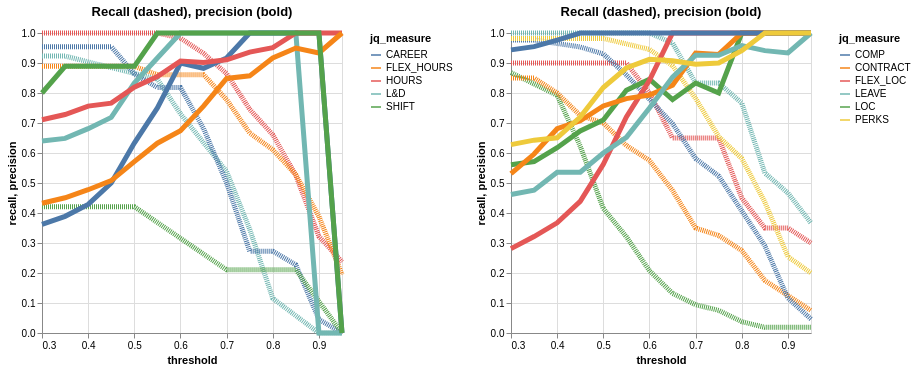

The cell this chart's notebook holds for it:
### Code cell
jq_measures = class_rep_per_jq_df[((class_rep_per_jq_df['threshold']==0.55) & (class_rep_per_jq_df['support']>10))]['jq_measure'].tolist()
jq_measures = [j for j in jq_measures if j not in ['MISC', 'SOCIAL']]
filtered_jq_data = class_rep_per_jq_df[class_rep_per_jq_df['jq_measure'].isin(jq_measures[0:5])]
filtered_jq_data2 = class_rep_per_jq_df[class_rep_per_jq_df['jq_measure'].isin(jq_measures[5:])]

rec_plot = alt.Chart(filtered_jq_data, title="Recall (dashed), precision (bold)").mark_line(strokeDash=[1,1], strokeWidth=5).encode(
    x='threshold', y='recall', color='jq_measure', 
)
prec_plot = alt.Chart(filtered_jq_data).mark_line(strokeWidth=5).encode(
    x='threshold', y='precision', color='jq_measure'
)

rec_plot2 = alt.Chart(filtered_jq_data2, title="Recall (dashed), precision (bold)").mark_line(strokeDash=[1,1], strokeWidth=5).encode(
    x='threshold', y='recall', color='jq_measure', 
)
prec_plot2 = alt.Chart(filtered_jq_data2).mark_line(strokeWidth=5).encode(
    x='threshold', y='precision', color='jq_measure'
)

((rec_plot+prec_plot) | (rec_plot2+prec_plot2)).resolve_scale(color='independent')

### Figure 1 — Vega-Lite specification as saved in the notebook (floating-point values rounded to 4 significant figures)
{"config": {"view": {"continuousWidth": 300, "continuousHeight": 300}}, "hconcat": [{"layer": [{"mark": {"type": "line", "strokeDash": [1, 1], "strokeWidth": 5}, "encoding": {"color": {"field": "jq_measure", "type": "nominal"}, "x": {"field": "threshold", "type": "quantitative"}, "y": {"field": "recall", "type": "quantitative"}}, "title": "Recall (dashed), precision (bold)"}, {"mark": {"type": "line", "strokeWidth": 5}, "encoding": {"color": {"field": "jq_measure", "type": "nominal"}, "x": {"field": "threshold", "type": "quantitative"}, "y": {"field": "precision", "type": "quantitative"}}}], "data": {"name": "data-c1d83c16d26538149a3383ee394d9a72"}}, {"layer": [{"mark": {"type": "line", "strokeDash": [1, 1], "strokeWidth": 5}, "encoding": {"color": {"field": "jq_measure", "type": "nominal"}, "x": {"field": "threshold", "type": "quantitative"}, "y": {"field": "recall", "type": "quantitative"}}, "title": "Recall (dashed), precision (bold)"}, {"mark": {"type": "line", "strokeWidth": 5}, "encoding": {"color": {"field": "jq_measure", "type": "nominal"}, "x": {"field": "threshold", "type": "quantitative"}, "y": {"field": "precision", "type": "quantitative"}}}], "data": {"name": "data-fddcea519a03f7452a5951e6a202dfc4"}}], "resolve": {"scale": {"color": "independent"}}, "$schema": "https://vega.github.io/schema/vega-lite/v5.17.0.json", "datasets": {"data-c1d83c16d26538149a3383ee394d9a72": [{"jq_measure": "L&D", "threshold": 0.3, "recall": 0.9231, "precision": 0.64, "f1-score": 0.7559, "support": 52.0}, {"jq_measure": "L&D", "threshold": 0.35, "recall": 0.9231, "precision": 0.6486, "f1-score": 0.7619, "support": 52.0}, {"jq_measure": "L&D", "threshold": 0.4, "recall": 0.9038, "precision": 0.6812, "f1-score": 0.7769, "support": 52.0}, {"jq_measure": "L&D", "threshold": 0.45, "recall": 0.8846, "precision": 0.7188, "f1-score": 0.7931, "support": 52.0}, {"jq_measure": "L&D", "threshold": 0.5, "recall": 0.8654, "precision": 0.8333, "f1-score": 0.8491, "support": 52.0}, {"jq_measure": "L&D", "threshold": 0.55, "recall": 0.8462, "precision": 0.9167, "f1-score": 0.88, "support": 52.0}, {"jq_measure": "L&D", "threshold": 0.6, "recall": 0.7308, "precision": 1.0, "f1-score": 0.8444, "support": 52.0}, {"jq_measure": "L&D", "threshold": 0.65, "recall": 0.6346, "precision": 1.0, "f1-score": 0.7765, "support": 52.0}, {"jq_measure": "L&D", "threshold": 0.7, "recall": 0.5385, "precision": 1.0, "f1-score": 0.7, "support": 52.0}, {"jq_measure": "L&D", "threshold": 0.75, "recall": 0.3462, "precision": 1.0, "f1-score": 0.5143, "support": 52.0}, {"jq_measure": "L&D", "threshold": 0.8, "recall": 0.1154, "precision": 1.0, "f1-score": 0.2069, "support": 52.0}, {"jq_measure": "L&D", "threshold": 0.85, "recall": 0.05769, "precision": 1.0, "f1-score": 0.1091, "support": 52.0}, {"jq_measure": "L&D", "threshold": 0.9, "recall": 0.0, "precision": 0.0, "f1-score": 0.0, "support": 52.0}, {"jq_measure": "L&D", "threshold": 0.95, "recall": 0.0, "precision": 0.0, "f1-score": 0.0, "support": 52.0}, {"jq_measure": "CAREER", "threshold": 0.3, "recall": 0.9545, "precision": 0.3621, "f1-score": 0.525, "support": 22.0}, {"jq_measure": "CAREER", "threshold": 0.35, "recall": 0.9545, "precision": 0.3889, "f1-score": 0.5526, "support": 22.0}, {"jq_measure": "CAREER", "threshold": 0.4, "recall": 0.9545, "precision": 0.4286, "f1-score": 0.5915, "support": 22.0}, {"jq_measure": "CAREER", "threshold": 0.45, "recall": 0.9545, "precision": 0.5, "f1-score": 0.6562, "support": 22.0}, {"jq_measure": "CAREER", "threshold": 0.5, "recall": 0.8636, "precision": 0.6333, "f1-score": 0.7308, "support": 22.0}, {"jq_measure": "CAREER", "threshold": 0.55, "recall": 0.8182, "precision": 0.75, "f1-score": 0.7826, "support": 22.0}, {"jq_measure": "CAREER", "threshold": 0.6, "recall": 0.8182, "precision": 0.9, "f1-score": 0.8571, "support": 22.0}, {"jq_measure": "CAREER", "threshold": 0.65, "recall": 0.6818, "precision": 0.8824, "f1-score": 0.7692, "support": 22.0}, {"jq_measure": "CAREER", "threshold": 0.7, "recall": 0.5, "precision": 0.9167, "f1-score": 0.6471, "support": 22.0}, {"jq_measure": "CAREER", "threshold": 0.75, "recall": 0.2727, "precision": 1.0, "f1-score": 0.4286, "support": 22.0}, {"jq_measure": "CAREER", "threshold": 0.8, "recall": 0.2727, "precision": 1.0, "f1-score": 0.4286, "support": 22.0}, {"jq_measure": "CAREER", "threshold": 0.85, "recall": 0.2273, "precision": 1.0, "f1-score": 0.3704, "support": 22.0}, {"jq_measure": "CAREER", "threshold": 0.9, "recall": 0.04545, "precision": 1.0, "f1-score": 0.08696, "support": 22.0}, {"jq_measure": "CAREER", "threshold": 0.95, "recall": 0.0, "precision": 0.0, "f1-score": 0.0, "support": 22.0}, {"jq_measure": "HOURS", "threshold": 0.3, "recall": 1.0, "precision": 0.7108, "f1-score": 0.831, "support": 59.0}, {"jq_measure": "HOURS", "threshold": 0.35, "recall": 1.0, "precision": 0.7284, "f1-score": 0.8429, "support": 59.0}, {"jq_measure": "HOURS", "threshold": 0.4, "recall": 1.0, "precision": 0.7564, "f1-score": 0.8613, "support": 59.0}, {"jq_measure": "HOURS", "threshold": 0.45, "recall": 1.0, "precision": 0.7662, "f1-score": 0.8676, "support": 59.0}, {"jq_measure": "HOURS", "threshold": 0.5, "recall": 1.0, "precision": 0.8194, "f1-score": 0.9008, "support": 59.0}, {"jq_measure": "HOURS", "threshold": 0.55, "recall": 1.0, "precision": 0.8551, "f1-score": 0.9219, "support": 59.0}, {"jq_measure": "HOURS", "threshold": 0.6, "recall": 0.9831, "precision": 0.9062, "f1-score": 0.9431, "support": 59.0}, {"jq_measure": "HOURS", "threshold": 0.65, "recall": 0.9322, "precision": 0.9016, "f1-score": 0.9167, "support": 59.0}, {"jq_measure": "HOURS", "threshold": 0.7, "recall": 0.8644, "precision": 0.9107, "f1-score": 0.887, "support": 59.0}, {"jq_measure": "HOURS", "threshold": 0.75, "recall": 0.7458, "precision": 0.9362, "f1-score": 0.8302, "support": 59.0}, {"jq_measure": "HOURS", "threshold": 0.8, "recall": 0.661, "precision": 0.9512, "f1-score": 0.78, "support": 59.0}, {"jq_measure": "HOURS", "threshold": 0.85, "recall": 0.5254, "precision": 1.0, "f1-score": 0.6889, "support": 59.0}, {"jq_measure": "HOURS", "threshold": 0.9, "recall": 0.322, "precision": 1.0, "f1-score": 0.4872, "support": 59.0}, {"jq_measure": "HOURS", "threshold": 0.95, "recall": 0.2373, "precision": 1.0, "f1-score": 0.3836, "support": 59.0}, {"jq_measure": "FLEX_HOURS", "threshold": 0.3, "recall": 0.8889, "precision": 0.4324, "f1-score": 0.5818, "support": 36.0}, {"jq_measure": "FLEX_HOURS", "threshold": 0.35, "recall": 0.8889, "precision": 0.4507, "f1-score": 0.5981, "support": 36.0}, {"jq_measure": "FLEX_HOURS", "threshold": 0.4, "recall": 0.8889, "precision": 0.4776, "f1-score": 0.6214, "support": 36.0}, {"jq_measure": "FLEX_HOURS", "threshold": 0.45, "recall": 0.8889, "precision": 0.5079, "f1-score": 0.6465, "support": 36.0}, {"jq_measure": "FLEX_HOURS", "threshold": 0.5, "recall": 0.8889, "precision": 0.5714, "f1-score": 0.6957, "support": 36.0}, {"jq_measure": "FLEX_HOURS", "threshold": 0.55, "recall": 0.8611, "precision": 0.6327, "f1-score": 0.7294, "support": 36.0}, {"jq_measure": "FLEX_HOURS", "threshold": 0.6, "recall": 0.8611, "precision": 0.6739, "f1-score": 0.7561, "support": 36.0}, {"jq_measure": "FLEX_HOURS", "threshold": 0.65, "recall": 0.8611, "precision": 0.7561, "f1-score": 0.8052, "support": 36.0}, {"jq_measure": "FLEX_HOURS", "threshold": 0.7, "recall": 0.7778, "precision": 0.8485, "f1-score": 0.8116, "support": 36.0}, {"jq_measure": "FLEX_HOURS", "threshold": 0.75, "recall": 0.6667, "precision": 0.8571, "f1-score": 0.75, "support": 36.0}, {"jq_measure": "FLEX_HOURS", "threshold": 0.8, "recall": 0.6111, "precision": 0.9167, "f1-score": 0.7333, "support": 36.0}, {"jq_measure": "FLEX_HOURS", "threshold": 0.85, "recall": 0.5278, "precision": 0.95, "f1-score": 0.6786, "support": 36.0}, {"jq_measure": "FLEX_HOURS", "threshold": 0.9, "recall": 0.3889, "precision": 0.9333, "f1-score": 0.549, "support": 36.0}, {"jq_measure": "FLEX_HOURS", "threshold": 0.95, "recall": 0.1944, "precision": 1.0, "f1-score": 0.3256, "support": 36.0}, {"jq_measure": "SHIFT", "threshold": 0.3, "recall": 0.4211, "precision": 0.8, "f1-score": 0.5517, "support": 19.0}, {"jq_measure": "SHIFT", "threshold": 0.35, "recall": 0.4211, "precision": 0.8889, "f1-score": 0.5714, "support": 19.0}, {"jq_measure": "SHIFT", "threshold": 0.4, "recall": 0.4211, "precision": 0.8889, "f1-score": 0.5714, "support": 19.0}, {"jq_measure": "SHIFT", "threshold": 0.45, "recall": 0.4211, "precision": 0.8889, "f1-score": 0.5714, "support": 19.0}, {"jq_measure": "SHIFT", "threshold": 0.5, "recall": 0.4211, "precision": 0.8889, "f1-score": 0.5714, "support": 19.0}, {"jq_measure": "SHIFT", "threshold": 0.55, "recall": 0.3684, "precision": 1.0, "f1-score": 0.5385, "support": 19.0}, {"jq_measure": "SHIFT", "threshold": 0.6, "recall": 0.3158, "precision": 1.0, "f1-score": 0.48, "support": 19.0}, {"jq_measure": "SHIFT", "threshold": 0.65, "recall": 0.2632, "precision": 1.0, "f1-score": 0.4167, "support": 19.0}, {"jq_measure": "SHIFT", "threshold": 0.7, "recall": 0.2105, "precision": 1.0, "f1-score": 0.3478, "support": 19.0}, {"jq_measure": "SHIFT", "threshold": 0.75, "recall": 0.2105, "precision": 1.0, "f1-score": 0.3478, "support": 19.0}, {"jq_measure": "SHIFT", "threshold": 0.8, "recall": 0.2105, "precision": 1.0, "f1-score": 0.3478, "support": 19.0}, {"jq_measure": "SHIFT", "threshold": 0.85, "recall": 0.2105, "precision": 1.0, "f1-score": 0.3478, "support": 19.0}, {"jq_measure": "SHIFT", "threshold": 0.9, "recall": 0.1053, "precision": 1.0, "f1-score": 0.1905, "support": 19.0}, {"jq_measure": "SHIFT", "threshold": 0.95, "recall": 0.0, "precision": 0.0, "f1-score": 0.0, "support": 19.0}], "data-fddcea519a03f7452a5951e6a202dfc4": [{"jq_measure": "LOC", "threshold": 0.3, "recall": 0.8679, "precision": 0.561, "f1-score": 0.6815, "support": 53.0}, {"jq_measure": "LOC", "threshold": 0.35, "recall": 0.8302, "precision": 0.5714, "f1-score": 0.6769, "support": 53.0}, {"jq_measure": "LOC", "threshold": 0.4, "recall": 0.7925, "precision": 0.6176, "f1-score": 0.6942, "support": 53.0}, {"jq_measure": "LOC", "threshold": 0.45, "recall": 0.6226, "precision": 0.6735, "f1-score": 0.6471, "support": 53.0}, {"jq_measure": "LOC", "threshold": 0.5, "recall": 0.4151, "precision": 0.7097, "f1-score": 0.5238, "support": 53.0}, {"jq_measure": "LOC", "threshold": 0.55, "recall": 0.3208, "precision": 0.8095, "f1-score": 0.4595, "support": 53.0}, {"jq_measure": "LOC", "threshold": 0.6, "recall": 0.2075, "precision": 0.8462, "f1-score": 0.3333, "support": 53.0}, {"jq_measure": "LOC", "threshold": 0.65, "recall": 0.1321, "precision": 0.7778, "f1-score": 0.2258, "support": 53.0}, {"jq_measure": "LOC", "threshold": 0.7, "recall": 0.09434, "precision": 0.8333, "f1-score": 0.1695, "support": 53.0}, {"jq_measure": "LOC", "threshold": 0.75, "recall": 0.07547, "precision": 0.8, "f1-score": 0.1379, "support": 53.0}, {"jq_measure": "LOC", "threshold": 0.8, "recall": 0.03774, "precision": 1.0, "f1-score": 0.07273, "support": 53.0}, {"jq_measure": "LOC", "threshold": 0.85, "recall": 0.01887, "precision": 1.0, "f1-score": 0.03704, "support": 53.0}, {"jq_measure": "LOC", "threshold": 0.9, "recall": 0.01887, "precision": 1.0, "f1-score": 0.03704, "support": 53.0}, {"jq_measure": "LOC", "threshold": 0.95, "recall": 0.01887, "precision": 1.0, "f1-score": 0.03704, "support": 53.0}, {"jq_measure": "FLEX_LOC", "threshold": 0.3, "recall": 0.9, "precision": 0.2812, "f1-score": 0.4286, "support": 20.0}, {"jq_measure": "FLEX_LOC", "threshold": 0.35, "recall": 0.9, "precision": 0.3214, "f1-score": 0.4737, "support": 20.0}, {"jq_measure": "FLEX_LOC", "threshold": 0.4, "recall": 0.9, "precision": 0.3673, "f1-score": 0.5217, "support": 20.0}, {"jq_measure": "FLEX_LOC", "threshold": 0.45, "recall": 0.9, "precision": 0.439, "f1-score": 0.5902, "support": 20.0}, {"jq_measure": "FLEX_LOC", "threshold": 0.5, "recall": 0.9, "precision": 0.5625, "f1-score": 0.6923, "support": 20.0}, {"jq_measure": "FLEX_LOC", "threshold": 0.55, "recall": 0.9, "precision": 0.72, "f1-score": 0.8, "support": 20.0}, {"jq_measure": "FLEX_LOC", "threshold": 0.6, "recall": 0.8, "precision": 0.8421, "f1-score": 0.8205, "support": 20.0}, {"jq_measure": "FLEX_LOC", "threshold": 0.65, "recall": 0.65, "precision": 1.0, "f1-score": 0.7879, "support": 20.0}, {"jq_measure": "FLEX_LOC", "threshold": 0.7, "recall": 0.65, "precision": 1.0, "f1-score": 0.7879, "support": 20.0}, {"jq_measure": "FLEX_LOC", "threshold": 0.75, "recall": 0.65, "precision": 1.0, "f1-score": 0.7879, "support": 20.0}, {"jq_measure": "FLEX_LOC", "threshold": 0.8, "recall": 0.45, "precision": 1.0, "f1-score": 0.6207, "support": 20.0}, {"jq_measure": "FLEX_LOC", "threshold": 0.85, "recall": 0.35, "precision": 1.0, "f1-score": 0.5185, "support": 20.0}, {"jq_measure": "FLEX_LOC", "threshold": 0.9, "recall": 0.35, "precision": 1.0, "f1-score": 0.5185, "support": 20.0}, {"jq_measure": "FLEX_LOC", "threshold": 0.95, "recall": 0.3, "precision": 1.0, "f1-score": 0.4615, "support": 20.0}, {"jq_measure": "CONTRACT", "threshold": 0.3, "recall": 0.85, "precision": 0.5312, "f1-score": 0.6538, "support": 40.0}, {"jq_measure": "CONTRACT", "threshold": 0.35, "recall": 0.85, "precision": 0.5965, "f1-score": 0.701, "support": 40.0}, {"jq_measure": "CONTRACT", "threshold": 0.4, "recall": 0.8, "precision": 0.6809, "f1-score": 0.7356, "support": 40.0}, {"jq_measure": "CONTRACT", "threshold": 0.45, "recall": 0.725, "precision": 0.7073, "f1-score": 0.716, "support": 40.0}, {"jq_measure": "CONTRACT", "threshold": 0.5, "recall": 0.7, "precision": 0.7568, "f1-score": 0.7273, "support": 40.0}, {"jq_measure": "CONTRACT", "threshold": 0.55, "recall": 0.625, "precision": 0.7812, "f1-score": 0.6944, "support": 40.0}, {"jq_measure": "CONTRACT", "threshold": 0.6, "recall": 0.575, "precision": 0.7931, "f1-score": 0.6667, "support": 40.0}, {"jq_measure": "CONTRACT", "threshold": 0.65, "recall": 0.475, "precision": 0.8261, "f1-score": 0.6032, "support": 40.0}, {"jq_measure": "CONTRACT", "threshold": 0.7, "recall": 0.35, "precision": 0.9333, "f1-score": 0.5091, "support": 40.0}, {"jq_measure": "CONTRACT", "threshold": 0.75, "recall": 0.325, "precision": 0.9286, "f1-score": 0.4815, "support": 40.0}, {"jq_measure": "CONTRACT", "threshold": 0.8, "recall": 0.275, "precision": 1.0, "f1-score": 0.4314, "support": 40.0}, {"jq_measure": "CONTRACT", "threshold": 0.85, "recall": 0.175, "precision": 1.0, "f1-score": 0.2979, "support": 40.0}, {"jq_measure": "CONTRACT", "threshold": 0.9, "recall": 0.125, "precision": 1.0, "f1-score": 0.2222, "support": 40.0}, {"jq_measure": "CONTRACT", "threshold": 0.95, "recall": 0.075, "precision": 1.0, "f1-score": 0.1395, "support": 40.0}, {"jq_measure": "LEAVE", "threshold": 0.3, "recall": 1.0, "precision": 0.4615, "f1-score": 0.6316, "support": 30.0}, {"jq_measure": "LEAVE", "threshold": 0.35, "recall": 1.0, "precision": 0.4762, "f1-score": 0.6452, "support": 30.0}, {"jq_measure": "LEAVE", "threshold": 0.4, "recall": 1.0, "precision": 0.5357, "f1-score": 0.6977, "support": 30.0}, {"jq_measure": "LEAVE", "threshold": 0.45, "recall": 1.0, "precision": 0.5357, "f1-score": 0.6977, "support": 30.0}, {"jq_measure": "LEAVE", "threshold": 0.5, "recall": 1.0, "precision": 0.6, "f1-score": 0.75, "support": 30.0}, {"jq_measure": "LEAVE", "threshold": 0.55, "recall": 1.0, "precision": 0.6522, "f1-score": 0.7895, "support": 30.0}, {"jq_measure": "LEAVE", "threshold": 0.6, "recall": 1.0, "precision": 0.75, "f1-score": 0.8571, "support": 30.0}, {"jq_measure": "LEAVE", "threshold": 0.65, "recall": 0.9667, "precision": 0.8529, "f1-score": 0.9062, "support": 30.0}, {"jq_measure": "LEAVE", "threshold": 0.7, "recall": 0.8333, "precision": 0.9259, "f1-score": 0.8772, "support": 30.0}, {"jq_measure": "LEAVE", "threshold": 0.75, "recall": 0.8333, "precision": 0.9259, "f1-score": 0.8772, "support": 30.0}, {"jq_measure": "LEAVE", "threshold": 0.8, "recall": 0.7667, "precision": 0.9583, "f1-score": 0.8519, "support": 30.0}, {"jq_measure": "LEAVE", "threshold": 0.85, "recall": 0.5333, "precision": 0.9412, "f1-score": 0.6809, "support": 30.0}, {"jq_measure": "LEAVE", "threshold": 0.9, "recall": 0.4667, "precision": 0.9333, "f1-score": 0.6222, "support": 30.0}, {"jq_measure": "LEAVE", "threshold": 0.95, "recall": 0.3667, "precision": 1.0, "f1-score": 0.5366, "support": 30.0}, {"jq_measure": "COMP", "threshold": 0.3, "recall": 0.9767, "precision": 0.9438, "f1-score": 0.96, "support": 86.0}, {"jq_measure": "COMP", "threshold": 0.35, "recall": 0.9767, "precision": 0.9545, "f1-score": 0.9655, "support": 86.0}, {"jq_measure": "COMP", "threshold": 0.4, "recall": 0.9651, "precision": 0.9765, "f1-score": 0.9708, "support": 86.0}, {"jq_measure": "COMP", "threshold": 0.45, "recall": 0.9535, "precision": 1.0, "f1-score": 0.9762, "support": 86.0}, {"jq_measure": "COMP", "threshold": 0.5, "recall": 0.9302, "precision": 1.0, "f1-score": 0.9639, "support": 86.0}, {"jq_measure": "COMP", "threshold": 0.55, "recall": 0.8605, "precision": 1.0, "f1-score": 0.925, "support": 86.0}, {"jq_measure": "COMP", "threshold": 0.6, "recall": 0.7791, "precision": 1.0, "f1-score": 0.8758, "support": 86.0}, {"jq_measure": "COMP", "threshold": 0.65, "recall": 0.6977, "precision": 1.0, "f1-score": 0.8219, "support": 86.0}, {"jq_measure": "COMP", "threshold": 0.7, "recall": 0.5814, "precision": 1.0, "f1-score": 0.7353, "support": 86.0}, {"jq_measure": "COMP", "threshold": 0.75, "recall": 0.5233, "precision": 1.0, "f1-score": 0.687, "support": 86.0}, {"jq_measure": "COMP", "threshold": 0.8, "recall": 0.407, "precision": 1.0, "f1-score": 0.5785, "support": 86.0}, {"jq_measure": "COMP", "threshold": 0.85, "recall": 0.2907, "precision": 1.0, "f1-score": 0.4505, "support": 86.0}, {"jq_measure": "COMP", "threshold": 0.9, "recall": 0.1163, "precision": 1.0, "f1-score": 0.2083, "support": 86.0}, {"jq_measure": "COMP", "threshold": 0.95, "recall": 0.04651, "precision": 1.0, "f1-score": 0.08889, "support": 86.0}, {"jq_measure": "PERKS", "threshold": 0.3, "recall": 0.9818, "precision": 0.6279, "f1-score": 0.766, "support": 55.0}, {"jq_measure": "PERKS", "threshold": 0.35, "recall": 0.9818, "precision": 0.6429, "f1-score": 0.777, "support": 55.0}, {"jq_measure": "PERKS", "threshold": 0.4, "recall": 0.9818, "precision": 0.6506, "f1-score": 0.7826, "support": 55.0}, {"jq_measure": "PERKS", "threshold": 0.45, "recall": 0.9818, "precision": 0.72, "f1-score": 0.8308, "support": 55.0}, {"jq_measure": "PERKS", "threshold": 0.5, "recall": 0.9818, "precision": 0.8182, "f1-score": 0.8926, "support": 55.0}, {"jq_measure": "PERKS", "threshold": 0.55, "recall": 0.9636, "precision": 0.8833, "f1-score": 0.9217, "support": 55.0}, {"jq_measure": "PERKS", "threshold": 0.6, "recall": 0.9455, "precision": 0.9123, "f1-score": 0.9286, "support": 55.0}, {"jq_measure": "PERKS", "threshold": 0.65, "recall": 0.8909, "precision": 0.9074, "f1-score": 0.8991, "support": 55.0}, {"jq_measure": "PERKS", "threshold": 0.7, "recall": 0.7818, "precision": 0.8958, "f1-score": 0.835, "support": 55.0}, {"jq_measure": "PERKS", "threshold": 0.75, "recall": 0.6545, "precision": 0.9, "f1-score": 0.7579, "support": 55.0}, {"jq_measure": "PERKS", "threshold": 0.8, "recall": 0.5818, "precision": 0.9412, "f1-score": 0.7191, "support": 55.0}, {"jq_measure": "PERKS", "threshold": 0.85, "recall": 0.4364, "precision": 1.0, "f1-score": 0.6076, "support": 55.0}, {"jq_measure": "PERKS", "threshold": 0.9, "recall": 0.2545, "precision": 1.0, "f1-score": 0.4058, "support": 55.0}, {"jq_measure": "PERKS", "threshold": 0.95, "recall": 0.2, "precision": 1.0, "f1-score": 0.3333, "support": 55.0}]}}
